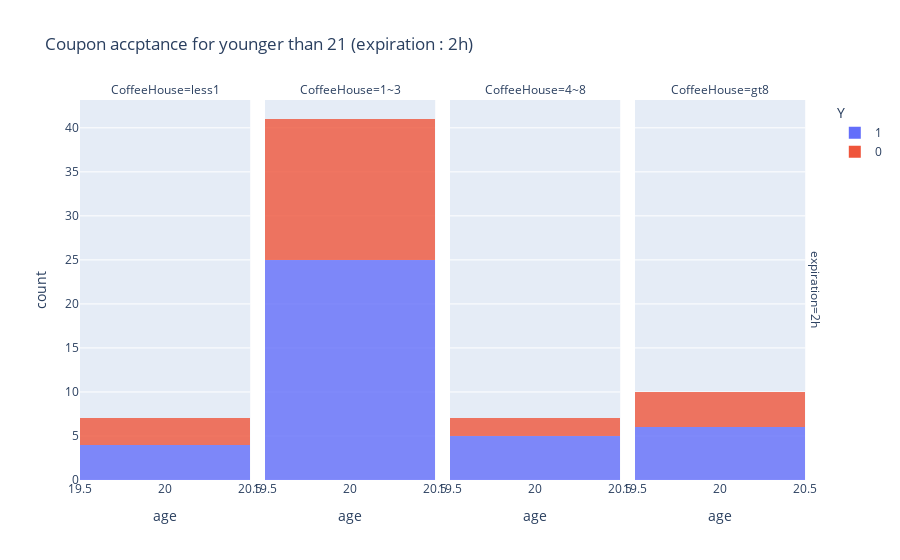
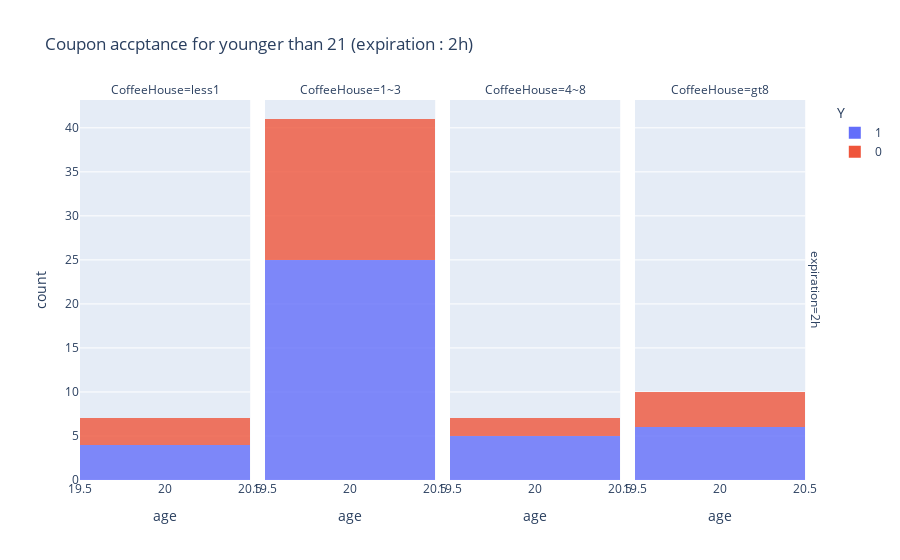

Notebook cell for these charts, in order:
### Markdown cell above
1. Finding Coupon acceptance proportion when driver visits more than once ad month, age is below 21 (as Bar is not the option :)) and Coupon is expiring in two hours and compare that aginst more than one visit remaining age group with coupon expring in two hours.

### Code cell
df_Coffee_below21 =  df_Coffee.query('age < 21 and expiration =="2h" and CoffeeHouse  not in ["never"]')
df_Coffee_above21 = df_Coffee.query('age >= 21 and expiration =="2h" and CoffeeHouse  not in ["never"]')
#print(df_Coffee_above21['age'].unique())
Coffee_acc_rate_lt21 = (df_Coffee_below21.query ('Y ==1').value_counts('Y')*100/df_Coffee_below21.shape[0]).round(2).to_list()
print (F" Coffee Coupon Acceptance Rate for one or more visit/month, age below 21 is  {Coffee_acc_rate_lt21[0]} %")
Coffee_acc_rate_gt21 = (df_Coffee_above21.query ('Y ==1').value_counts('Y')*100/df_Coffee_above21.shape[0]).round(2).to_list()
print (F" Coffee Coupon Acceptance Rate for one or more visit/month, age above 21 is  {Coffee_acc_rate_gt21[0]} %")

fig_below21 =px.histogram(df_Coffee_below21, x='age', color='Y', facet_col='CoffeeHouse', facet_row='expiration', 
                   category_orders={"CoffeeHouse" : ["less1", "1~3", "4~8", "gt8"]}, opacity=0.8, 
                  title = "Coupon accptance for younger than 21 (expiration : 2h)")
fig_above21 = px.histogram(df_Coffee_above21, x='age', color='Y', facet_col='CoffeeHouse', facet_row='expiration', 
                    category_orders={"CoffeeHouse" : ["less1", "1~3", "4~8", "gt8"]}, opacity=0.8,
                   title = "Coupon acceptance for 21 and older (expireation: 2h)")
fig_below21.show()
fig_below21.show()
fig_below21.write_image('./images/CoffeeHouse_below21.png')
fig_above21.write_image('./images/CoffeeHouse_above21.png')

### Figure 1 — Plotly figure (JSON) as saved in the notebook; plotly's stock layout.template omitted (floating-point values rounded to 4 significant figures)
{"data": [{"alignmentgroup": "True", "bingroup": "x", "hovertemplate": "Y=1<br>expiration=2h<br>CoffeeHouse=less1<br>age=%{x}<br>count=%{y}<extra></extra>", "legendgroup": "1", "marker": {"color": "#636efa", "opacity": 0.8, "pattern": {"shape": ""}}, "name": "1", "offsetgroup": "1", "orientation": "v", "showlegend": true, "type": "histogram", "x": [20, 20, 20, 20], "xaxis": "x", "yaxis": "y"}, {"alignmentgroup": "True", "bingroup": "x", "hovertemplate": "Y=1<br>expiration=2h<br>CoffeeHouse=1~3<br>age=%{x}<br>count=%{y}<extra></extra>", "legendgroup": "1", "marker": {"color": "#636efa", "opacity": 0.8, "pattern": {"shape": ""}}, "name": "1", "offsetgroup": "1", "orientation": "v", "showlegend": false, "type": "histogram", "x": [20, 20, 20, 20, 20, 20, 20, 20, 20, 20, 20, 20, 20, 20, 20, 20, 20, 20, 20, 20, 20, 20, 20, 20, 20], "xaxis": "x2", "yaxis": "y2"}, {"alignmentgroup": "True", "bingroup": "x", "hovertemplate": "Y=1<br>expiration=2h<br>CoffeeHouse=4~8<br>age=%{x}<br>count=%{y}<extra></extra>", "legendgroup": "1", "marker": {"color": "#636efa", "opacity": 0.8, "pattern": {"shape": ""}}, "name": "1", "offsetgroup": "1", "orientation": "v", "showlegend": false, "type": "histogram", "x": [20, 20, 20, 20, 20], "xaxis": "x3", "yaxis": "y3"}, {"alignmentgroup": "True", "bingroup": "x", "hovertemplate": "Y=1<br>expiration=2h<br>CoffeeHouse=gt8<br>age=%{x}<br>count=%{y}<extra></extra>", "legendgroup": "1", "marker": {"color": "#636efa", "opacity": 0.8, "pattern": {"shape": ""}}, "name": "1", "offsetgroup": "1", "orientation": "v", "showlegend": false, "type": "histogram", "x": [20, 20, 20, 20, 20, 20], "xaxis": "x4", "yaxis": "y4"}, {"alignmentgroup": "True", "bingroup": "x", "hovertemplate": "Y=0<br>expiration=2h<br>CoffeeHouse=less1<br>age=%{x}<br>count=%{y}<extra></extra>", "legendgroup": "0", "marker": {"color": "#EF553B", "opacity": 0.8, "pattern": {"shape": ""}}, "name": "0", "offsetgroup": "0", "orientation": "v", "showlegend": true, "type": "histogram", "x": [20, 20, 20], "xaxis": "x", "yaxis": "y"}, {"alignmentgroup": "True", "bingroup": "x", "hovertemplate": "Y=0<br>expiration=2h<br>CoffeeHouse=1~3<br>age=%{x}<br>count=%{y}<extra></extra>", "legendgroup": "0", "marker": {"color": "#EF553B", "opacity": 0.8, "pattern": {"shape": ""}}, "name": "0", "offsetgroup": "0", "orientation": "v", "showlegend": false, "type": "histogram", "x": [20, 20, 20, 20, 20, 20, 20, 20, 20, 20, 20, 20, 20, 20, 20, 20], "xaxis": "x2", "yaxis": "y2"}, {"alignmentgroup": "True", "bingroup": "x", "hovertemplate": "Y=0<br>expiration=2h<br>CoffeeHouse=4~8<br>age=%{x}<br>count=%{y}<extra></extra>", "legendgroup": "0", "marker": {"color": "#EF553B", "opacity": 0.8, "pattern": {"shape": ""}}, "name": "0", "offsetgroup": "0", "orientation": "v", "showlegend": false, "type": "histogram", "x": [20, 20], "xaxis": "x3", "yaxis": "y3"}, {"alignmentgroup": "True", "bingroup": "x", "hovertemplate": "Y=0<br>expiration=2h<br>CoffeeHouse=gt8<br>age=%{x}<br>count=%{y}<extra></extra>", "legendgroup": "0", "marker": {"color": "#EF553B", "opacity": 0.8, "pattern": {"shape": ""}}, "name": "0", "offsetgroup": "0", "orientation": "v", "showlegend": false, "type": "histogram", "x": [20, 20, 20, 20], "xaxis": "x4", "yaxis": "y4"}], "layout": {"annotations": [{"font": {}, "showarrow": false, "text": "CoffeeHouse=less1", "x": 0.115, "xanchor": "center", "xref": "paper", "y": 1, "yanchor": "bottom", "yref": "paper"}, {"font": {}, "showarrow": false, "text": "CoffeeHouse=1~3", "x": 0.365, "xanchor": "center", "xref": "paper", "y": 1, "yanchor": "bottom", "yref": "paper"}, {"font": {}, "showarrow": false, "text": "CoffeeHouse=4~8", "x": 0.615, "xanchor": "center", "xref": "paper", "y": 1, "yanchor": "bottom", "yref": "paper"}, {"font": {}, "showarrow": false, "text": "CoffeeHouse=gt8", "x": 0.865, "xanchor": "center", "xref": "paper", "y": 1, "yanchor": "bottom", "yref": "paper"}, {"font": {}, "showarrow": false, "text": "expiration=2h", "textangle": 90, "x": 0.98, "xanchor": "left", "xref": "paper", "y": 0.5, "yanchor": "middle", "yref": "paper"}], "autosize": true, "barmode": "relative", "legend": {"title": {"text": "Y"}, "tracegroupgap": 0}, "title": {"text": "Coupon accptance for younger than 21 (expiration : 2h)"}, "xaxis": {"anchor": "y", "autorange": true, "domain": [0, 0.23], "range": [19.5, 20.5], "title": {"text": "age"}, "type": "linear"}, "xaxis2": {"anchor": "y2", "autorange": true, "domain": [0.25, 0.48], "matches": "x", "range": [19.5, 20.5], "title": {"text": "age"}, "type": "linear"}, "xaxis3": {"anchor": "y3", "autorange": true, "domain": [0.5, 0.73], "matches": "x", "range": [19.5, 20.5], "title": {"text": "age"}, "type": "linear"}, "xaxis4": {"anchor": "y4", "autorange": true, "domain": [0.75, 0.98], "matches": "x", "range": [19.5, 20.5], "title": {"text": "age"}, "type": "linear"}, "yaxis": {"anchor": "x", "autorange": true, "domain": [0, 1], "range": [0, 43.16], "title": {"text": "count"}}, "yaxis2": {"anchor": "x2", "autorange": true, "domain": [0, 1], "matches": "y", "range": [0, 43.16], "showticklabels": false}, "yaxis3": {"anchor": "x3", "autorange": true, "domain": [0, 1], "matches": "y", "range": [0, 43.16], "showticklabels": false}, "yaxis4": {"anchor": "x4", "autorange": true, "domain": [0, 1], "matches": "y", "range": [0, 43.16], "showticklabels": false}}}

### Figure 2 — Plotly figure (JSON) as saved in the notebook; plotly's stock layout.template omitted (floating-point values rounded to 4 significant figures)
{"data": [{"alignmentgroup": "True", "bingroup": "x", "hovertemplate": "Y=1<br>expiration=2h<br>CoffeeHouse=less1<br>age=%{x}<br>count=%{y}<extra></extra>", "legendgroup": "1", "marker": {"color": "#636efa", "opacity": 0.8, "pattern": {"shape": ""}}, "name": "1", "offsetgroup": "1", "orientation": "v", "showlegend": true, "type": "histogram", "x": [20, 20, 20, 20], "xaxis": "x", "yaxis": "y"}, {"alignmentgroup": "True", "bingroup": "x", "hovertemplate": "Y=1<br>expiration=2h<br>CoffeeHouse=1~3<br>age=%{x}<br>count=%{y}<extra></extra>", "legendgroup": "1", "marker": {"color": "#636efa", "opacity": 0.8, "pattern": {"shape": ""}}, "name": "1", "offsetgroup": "1", "orientation": "v", "showlegend": false, "type": "histogram", "x": [20, 20, 20, 20, 20, 20, 20, 20, 20, 20, 20, 20, 20, 20, 20, 20, 20, 20, 20, 20, 20, 20, 20, 20, 20], "xaxis": "x2", "yaxis": "y2"}, {"alignmentgroup": "True", "bingroup": "x", "hovertemplate": "Y=1<br>expiration=2h<br>CoffeeHouse=4~8<br>age=%{x}<br>count=%{y}<extra></extra>", "legendgroup": "1", "marker": {"color": "#636efa", "opacity": 0.8, "pattern": {"shape": ""}}, "name": "1", "offsetgroup": "1", "orientation": "v", "showlegend": false, "type": "histogram", "x": [20, 20, 20, 20, 20], "xaxis": "x3", "yaxis": "y3"}, {"alignmentgroup": "True", "bingroup": "x", "hovertemplate": "Y=1<br>expiration=2h<br>CoffeeHouse=gt8<br>age=%{x}<br>count=%{y}<extra></extra>", "legendgroup": "1", "marker": {"color": "#636efa", "opacity": 0.8, "pattern": {"shape": ""}}, "name": "1", "offsetgroup": "1", "orientation": "v", "showlegend": false, "type": "histogram", "x": [20, 20, 20, 20, 20, 20], "xaxis": "x4", "yaxis": "y4"}, {"alignmentgroup": "True", "bingroup": "x", "hovertemplate": "Y=0<br>expiration=2h<br>CoffeeHouse=less1<br>age=%{x}<br>count=%{y}<extra></extra>", "legendgroup": "0", "marker": {"color": "#EF553B", "opacity": 0.8, "pattern": {"shape": ""}}, "name": "0", "offsetgroup": "0", "orientation": "v", "showlegend": true, "type": "histogram", "x": [20, 20, 20], "xaxis": "x", "yaxis": "y"}, {"alignmentgroup": "True", "bingroup": "x", "hovertemplate": "Y=0<br>expiration=2h<br>CoffeeHouse=1~3<br>age=%{x}<br>count=%{y}<extra></extra>", "legendgroup": "0", "marker": {"color": "#EF553B", "opacity": 0.8, "pattern": {"shape": ""}}, "name": "0", "offsetgroup": "0", "orientation": "v", "showlegend": false, "type": "histogram", "x": [20, 20, 20, 20, 20, 20, 20, 20, 20, 20, 20, 20, 20, 20, 20, 20], "xaxis": "x2", "yaxis": "y2"}, {"alignmentgroup": "True", "bingroup": "x", "hovertemplate": "Y=0<br>expiration=2h<br>CoffeeHouse=4~8<br>age=%{x}<br>count=%{y}<extra></extra>", "legendgroup": "0", "marker": {"color": "#EF553B", "opacity": 0.8, "pattern": {"shape": ""}}, "name": "0", "offsetgroup": "0", "orientation": "v", "showlegend": false, "type": "histogram", "x": [20, 20], "xaxis": "x3", "yaxis": "y3"}, {"alignmentgroup": "True", "bingroup": "x", "hovertemplate": "Y=0<br>expiration=2h<br>CoffeeHouse=gt8<br>age=%{x}<br>count=%{y}<extra></extra>", "legendgroup": "0", "marker": {"color": "#EF553B", "opacity": 0.8, "pattern": {"shape": ""}}, "name": "0", "offsetgroup": "0", "orientation": "v", "showlegend": false, "type": "histogram", "x": [20, 20, 20, 20], "xaxis": "x4", "yaxis": "y4"}], "layout": {"annotations": [{"font": {}, "showarrow": false, "text": "CoffeeHouse=less1", "x": 0.115, "xanchor": "center", "xref": "paper", "y": 1, "yanchor": "bottom", "yref": "paper"}, {"font": {}, "showarrow": false, "text": "CoffeeHouse=1~3", "x": 0.365, "xanchor": "center", "xref": "paper", "y": 1, "yanchor": "bottom", "yref": "paper"}, {"font": {}, "showarrow": false, "text": "CoffeeHouse=4~8", "x": 0.615, "xanchor": "center", "xref": "paper", "y": 1, "yanchor": "bottom", "yref": "paper"}, {"font": {}, "showarrow": false, "text": "CoffeeHouse=gt8", "x": 0.865, "xanchor": "center", "xref": "paper", "y": 1, "yanchor": "bottom", "yref": "paper"}, {"font": {}, "showarrow": false, "text": "expiration=2h", "textangle": 90, "x": 0.98, "xanchor": "left", "xref": "paper", "y": 0.5, "yanchor": "middle", "yref": "paper"}], "autosize": true, "barmode": "relative", "legend": {"title": {"text": "Y"}, "tracegroupgap": 0}, "title": {"text": "Coupon accptance for younger than 21 (expiration : 2h)"}, "xaxis": {"anchor": "y", "autorange": true, "domain": [0, 0.23], "range": [19.5, 20.5], "title": {"text": "age"}, "type": "linear"}, "xaxis2": {"anchor": "y2", "autorange": true, "domain": [0.25, 0.48], "matches": "x", "range": [19.5, 20.5], "title": {"text": "age"}, "type": "linear"}, "xaxis3": {"anchor": "y3", "autorange": true, "domain": [0.5, 0.73], "matches": "x", "range": [19.5, 20.5], "title": {"text": "age"}, "type": "linear"}, "xaxis4": {"anchor": "y4", "autorange": true, "domain": [0.75, 0.98], "matches": "x", "range": [19.5, 20.5], "title": {"text": "age"}, "type": "linear"}, "yaxis": {"anchor": "x", "autorange": true, "domain": [0, 1], "range": [0, 43.16], "title": {"text": "count"}}, "yaxis2": {"anchor": "x2", "autorange": true, "domain": [0, 1], "matches": "y", "range": [0, 43.16], "showticklabels": false}, "yaxis3": {"anchor": "x3", "autorange": true, "domain": [0, 1], "matches": "y", "range": [0, 43.16], "showticklabels": false}, "yaxis4": {"anchor": "x4", "autorange": true, "domain": [0, 1], "matches": "y", "range": [0, 43.16], "showticklabels": false}}}
